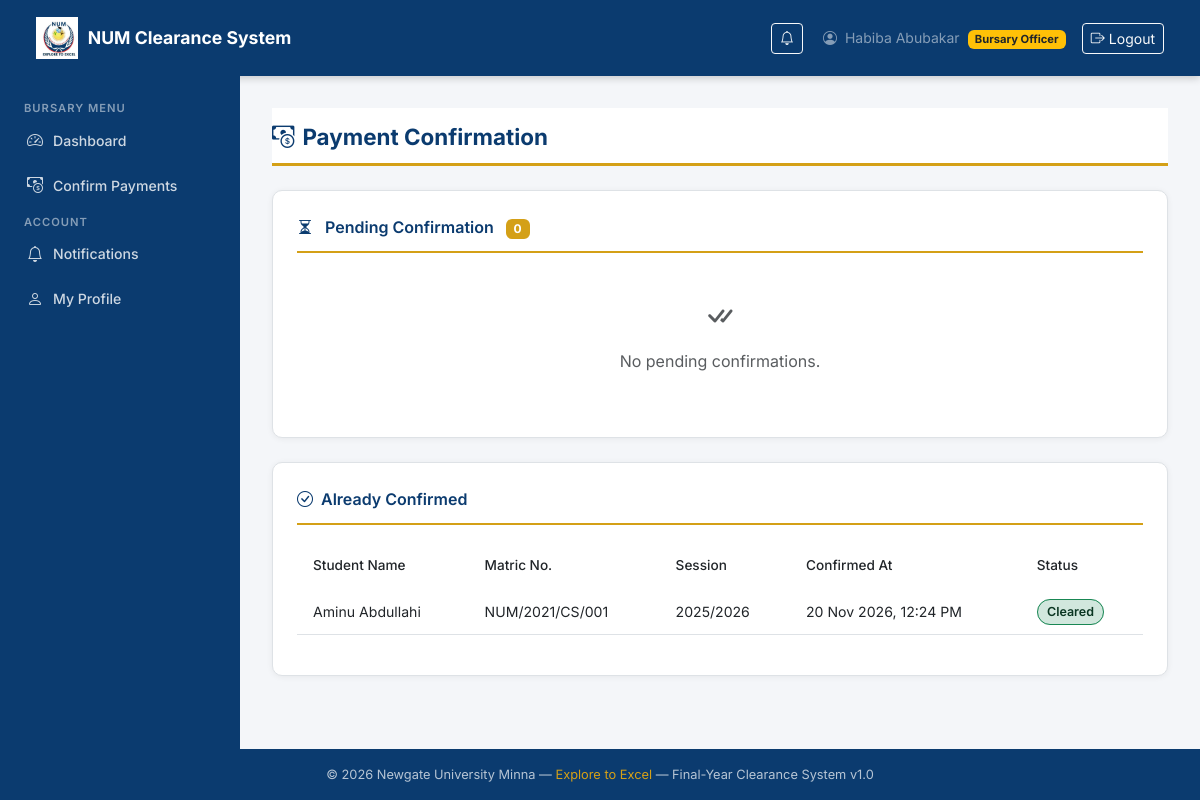
The page /clearance/bursary/ (signed in) on the database its author committed.
### accounts/models.py (models this page shows, shortened)
class CustomUser(AbstractUser):
    ROLE_CHOICES = [
        ('student',      'Student'),
        ('bursary',      'Bursary Officer'),
        ('unit_officer', 'Unit Officer'),
        ('admin',        'Administrator'),
    ]
    role            = models.CharField(max_length=20, choices=ROLE_CHOICES, default='student')
    matric_number   = models.CharField(max_length=20, blank=True, null=True, unique=True)
    department      = models.CharField(max_length=100, blank=True, null=True)
    phone           = models.CharField(max_length=15, blank=True, null=True)
    is_verified     = models.BooleanField(default=False)
    @property
    def is_student(self):
        return self.role == 'student'
    @property
    def is_bursary(self):
        return self.role == 'bursary'

### clearance/models.py (models this page shows, shortened)
class ClearanceRequest(models.Model):
    STATUS_CHOICES = [
        ('pending',  'Pending'),
        ('cleared',  'Cleared'),
        ('declined', 'Declined'),
    ]
    student             = models.ForeignKey(
                            settings.AUTH_USER_MODEL,
                            on_delete=models.CASCADE,
                            related_name='clearance_requests',
                            limit_choices_to={'role': 'student'}
                          )
    session_year        = models.CharField(max_length=20)   # e.g. 2024/2025
    status              = models.CharField(max_length=10, choices=STATUS_CHOICES, default='pending')
    bursary_confirmed   = models.BooleanField(default=False)
    bursary_confirmed_by = models.ForeignKey(
                            settings.AUTH_USER_MODEL,
                            on_delete=models.SET_NULL,
                            null=True, blank=True,
                            related_name='bursary_confirmations',
                            limit_choices_to={'role': 'bursary'}
                          )
    bursary_confirmed_at = models.DateTimeField(null=True, blank=True)
    current_unit        = models.ForeignKey(
                            Unit,
                            on_delete=models.SET_NULL,
                            null=True, blank=True,
                            related_name='current_requests'
                          )
    submitted_at        = models.DateTimeField(auto_now_add=True)
    completed_at        = models.DateTimeField(null=True, blank=True)
    class Meta:
        unique_together = ('student', 'session_year')
        ordering = ['-submitted_at']

### clearance/views.py (the view)
@login_required
@role_required('bursary')
def bursary_list(request):
    pending   = ClearanceRequest.objects.filter(
                  bursary_confirmed=False
                ).select_related('student').order_by('-submitted_at')
    confirmed = ClearanceRequest.objects.filter(
                  bursary_confirmed=True
                ).select_related('student').order_by('-bursary_confirmed_at')
    return render(request, 'clearance/bursary_list.html', {
        'pending':   pending,
        'confirmed': confirmed,
    })

### clearance/templatetags/clearance_tags.py (called while the page is built)
@register.simple_tag
def unread_count(user):
    if not user or not user.is_authenticated:
        return 0
    return Notification.objects.filter(
        user=user,
        is_read=False
    ).count()

### clearance/views.py (called while the page is built)
def role_required(*roles):
    from functools import wraps
    def decorator(view_func):
        @wraps(view_func)
        def _wrapped(request, *args, **kwargs):
            if not request.user.is_authenticated:
                return redirect('login')
            if request.user.role not in roles:
                messages.error(request, 'Access denied.')
                return redirect('dashboard')
            return view_func(request, *args, **kwargs)
        return _wrapped
    return decorator

### templates/clearance/bursary_list.html (shortened to what this page needs)
{% extends 'base.html' %}
{% block content %}
<div class="page-header">
  <h1><i class="bi bi-cash-coin me-2"></i>Payment Confirmation</h1>
</div>
<div class="num-card mb-4">
  <div class="card-title">
    <i class="bi bi-hourglass-split me-2"></i>
    Pending Confirmation
    <span class="badge ms-2"
          style="background:var(--num-gold); color:white;">
      {{ pending.count }}
    </span>
  </div>
  {% if pending %}
    <div class="table-responsive">
      <table class="table num-table">
        <thead>
          <tr>
            <th>Student Name</th>
            <th>Matric No.</th>
            <th>Department</th>
            <th>Session</th>
            <th>Submitted</th>
            <th>Action</th>
          </tr>
        </thead>
        <tbody>
          {% for req in pending %}
            <tr>
              <td>{{ req.student.get_full_name }}</td>
              <td>{{ req.student.matric_number }}</td>
              <td>{{ req.student.department }}</td>
              <td>{{ req.session_year }}</td>
              <td>{{ req.submitted_at|date:"d M Y" }}</td>
              <td>
                <form method="post"
                      action="{% url 'clearance:bursary_confirm' req.pk %}"
                      onsubmit="return confirm(
                        'Confirm payment for {{ req.student.get_full_name }}?'
                      )">
                  {% csrf_token %}
                  <button type="submit"
                          class="btn btn-sm btn-success">
                    <i class="bi bi-check-lg me-1"></i>Confirm
                  </button>
                </form>
              </td>
            </tr>
          {% endfor %}
        </tbody>
      </table>
    </div>
  {% else %}
    <div class="text-center py-4 text-muted">
      <i class="bi bi-check-all fs-2"></i>
      <p class="mt-2">No pending confirmations.</p>
    </div>
  {% endif %}
</div>
<div class="num-card">
  <div class="card-title">
    <i class="bi bi-check-circle me-2"></i>Already Confirmed
  </div>
  {% if confirmed %}
    <div class="table-responsive">
      <table class="table num-table">
        <thead>
          <tr>
            <th>Student Name</th>
            <th>Matric No.</th>
            <th>Session</th>
            <th>Confirmed At</th>
            <th>Status</th>
          </tr>
        </thead>
        <tbody>
          {% for req in confirmed %}
            <tr>
              <td>{{ req.student.get_full_name }}</td>
              <td>{{ req.student.matric_number }}</td>
              <td>{{ req.session_year }}</td>
              <td>{{ req.bursary_confirmed_at|date:"d M Y, g:i A" }}</td>
              <td>
                {% if req.status == 'cleared' %}
                    <span class="status-badge badge-approved">Cleared</span>
                {% elif req.status == 'declined' %}
                    <span class="status-badge badge-declined">Declined</span>
                {% else %}
                    <span class="status-badge badge-approved">In Progress</span>
                {% endif %}
            </td>
            </tr>
          {% endfor %}
        </tbody>
      </table>
    </div>
  {% else %}
    <div class="text-center py-3 text-muted small">
      No confirmed payments yet.
    </div>
  {% endif %}
</div>
{% endblock %}

### templates/base.html (shortened to what this page needs)
{% load static clearance_tags %}
<!DOCTYPE html>
<html lang="en">
<head>
  <link href="https://cdn.jsdelivr.net/npm/bootstrap@5.3.0/dist/css/bootstrap.min.css" rel="stylesheet"/>
  <link href="https://cdn.jsdelivr.net/npm/bootstrap-icons@1.11.0/font/bootstrap-icons.css" rel="stylesheet"/>
</head>
<body>
  {% if user.is_authenticated %}
  <nav class="navbar num-navbar">
    <div class="container-fluid">
      <a class="navbar-brand" href="{% url 'dashboard' %}">
        {% load static %}
        <img src="{% static 'images/num-logo.webp' %}" alt="NUM Logo"/>
        <span>NUM Clearance System</span>
      </a>
      <div class="d-flex align-items-center gap-3">
        {% load clearance_tags %}
          {% unread_count request.user as unread %}
        <a href="{% url 'clearance:notifications' %}"
          class="btn btn-sm btn-outline-light position-relative me-1">
          <i class="bi bi-bell"></i>
        </a>
        <span class="text-white-50 small d-none d-md-inline">
          <i class="bi bi-person-circle me-1"></i>
          {{ user.get_full_name|default:user.username }}
          <span class="badge bg-warning text-dark ms-1" style="font-size:0.7rem;">
            {{ user.get_role_display }}
          </span>
        </span>
        <a href="{% url 'logout' %}" class="btn btn-sm btn-outline-light">
          <i class="bi bi-box-arrow-right me-1"></i>Logout
        </a>
      </div>
    </div>
  </nav>
  <div class="sidebar">
    {% if user.is_student %}
      <span class="sidebar-heading">Student Menu</span>
      <a href="{% url 'dashboard' %}"
         class="nav-link {% if request.resolver_match.url_name == 'dashboard' %}active{% endif %}">
        <i class="bi bi-speedometer2"></i> Dashboard
      </a>
      <a href="{% url 'clearance:submit' %}"
         class="nav-link {% if request.resolver_match.url_name == 'submit' %}active{% endif %}">
        <i class="bi bi-send"></i> Submit Clearance
      </a>
      <a href="{% url 'clearance:status' %}"
         class="nav-link {% if request.resolver_match.url_name == 'status' %}active{% endif %}">
        <i class="bi bi-clipboard2-check"></i> My Status
      </a>
    {% elif user.is_bursary %}
      <span class="sidebar-heading">Bursary Menu</span>
      <a href="{% url 'dashboard' %}" class="nav-link">
        <i class="bi bi-speedometer2"></i> Dashboard
      </a>
      <a href="{% url 'clearance:bursary_list' %}" class="nav-link">
        <i class="bi bi-cash-coin"></i> Confirm Payments
      </a>
    {% endif %}
    <span class="sidebar-heading" style="margin-top:2rem;">Account</span>
      <a href="{% url 'clearance:notifications' %}"
        class="nav-link {% if request.resolver_match.url_name == 'notifications' %}active{% endif %}">
        <i class="bi bi-bell"></i> Notifications
        {% unread_count request.user as unread %}
      </a>
      <a href="{% url 'accounts:profile' %}" class="nav-link">
        <i class="bi bi-person"></i> My Profile
      </a>
  </div>
  <div class="main-content">
    {% block content %}{% endblock %}
  </div>
  {% else %}
    {% block auth_content %}{% endblock %}
  {% endif %}
  <footer class="num-footer">
    &copy; {% now "Y" %} Newgate University Minna &mdash;
    <span>Explore to Excel</span> &mdash;
    Final-Year Clearance System v1.0
  </footer>
</body>
</html>

### templates/base.html (style rules this page uses)
:root { --num-navy: #0b3b6f; --num-gold: #d4a017; --num-light: #f4f6f9; --num-white: #ffffff; --num-text: #212529; --num-border: #dee2e6; --num-green: #198754; --num-red: #dc3545; }
* { font-family: 'Inter', sans-serif; }
body { background-color: var(--num-light); color: var(--num-text); min-height: 100vh; display: flex; flex-direction: column; }
.num-navbar { background-color: var(--num-navy); padding: 0.75rem 1.5rem; box-shadow: 0 2px 8px rgba(0,0,0,0.2); }
.num-navbar .navbar-brand { color: var(--num-white) !important; font-weight: 700; font-size: 1.1rem; display: flex; align-items: center; gap: 10px; }
.num-navbar .navbar-brand img { height: 42px; width: auto; }
.sidebar { background-color: var(--num-navy); min-height: calc(100vh - 70px); width: 240px; position: fixed; top: 70px; left: 0; padding: 1.5rem 0; z-index: 100; transition: transform 0.3s; }
.sidebar .sidebar-heading { color: rgba(255,255,255,0.5); font-size: 0.7rem; font-weight: 600; text-transform: uppercase; letter-spacing: 1px; padding: 0.5rem 1.5rem; margin-top: 1rem; }
.sidebar .nav-link { color: rgba(255,255,255,0.8); font-size: 0.88rem; font-weight: 500; padding: 0.65rem 1.5rem; display: flex; align-items: center; gap: 10px; border-left: 3px solid transparent; transition: all 0.2s; }
.sidebar .nav-link i { font-size: 1rem; }
.main-content { margin-left: 240px; padding: 2rem; flex: 1; }
.num-card { background: var(--num-white); border: 1px solid var(--num-border); border-radius: 10px; box-shadow: 0 1px 6px rgba(0,0,0,0.06); padding: 1.5rem; margin-bottom: 1.5rem; }
.num-card .card-title { font-size: 1rem; font-weight: 600; color: var(--num-navy); margin-bottom: 1rem; padding-bottom: 0.75rem; border-bottom: 2px solid var(--num-gold); }
.badge-approved { background-color: #d1e7dd; color: #0a3622; border: 1px solid #198754; }
.status-badge { padding: 0.35em 0.75em; border-radius: 20px; font-size: 0.78rem; font-weight: 600; }
.num-table thead { background-color: var(--num-navy); color: var(--num-white); }
.num-table thead th { font-weight: 500; font-size: 0.85rem; padding: 0.85rem 1rem; border: none; }
.num-table tbody td { padding: 0.75rem 1rem; vertical-align: middle; font-size: 0.88rem; }
.page-header { background: var(--num-white); border-bottom: 3px solid var(--num-gold); padding: 1rem 0 0.75rem; margin-bottom: 1.5rem; }
.page-header h1 { font-size: 1.4rem; font-weight: 700; color: var(--num-navy); margin: 0; }
.num-footer { background-color: var(--num-navy); color: rgba(255,255,255,0.7); text-align: center; padding: 1rem; font-size: 0.8rem; margin-top: auto; }
.num-footer span { color: var(--num-gold); }

### rows shown on the page
CustomUser: get_full_name "Habiba Abubakar", role "Bursary Officer"
ClearanceRequest: student.get_full_name "Aminu Abdullahi", student.matric_number "NUM/2021/CS/001", session_year "2025/2026", bursary_confirmed_at "20 Nov 2026, 12:24 PM", status "Cleared"

### other values the page prints
{{ pending.count }} "0"
